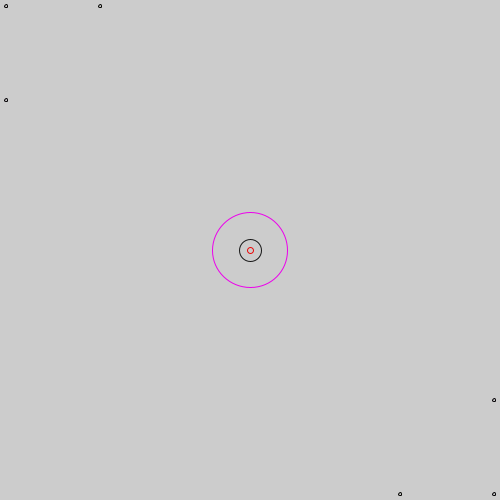
Frame 1 (no input)
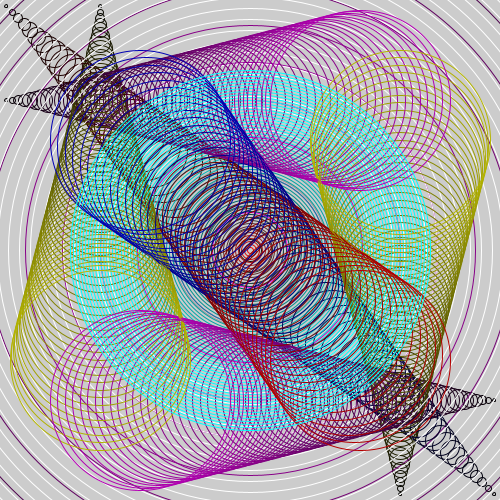
Frame 60 (the mouse pressed at the canvas centre just before this capture)
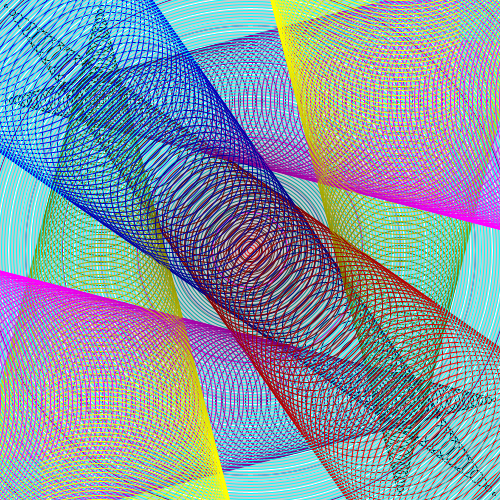
Frame 120 (the mouse held since frame 60 and released just before this capture)

The Processing sketch that drew these frames (run headless with seeded random() and noise(); from frame 60 on, the mouse is pressed at the canvas centre):

// Processing sketch: processing_115297
// ── processing_115297.pde

//-----------------MOVING CICLES-----------------

//NORMMAL---
float a=0;
float b=0;
float c=0;
//REVERSE----
float d=500;
float e=0;
//MIDDLE-----
float f=0;
float g=255;
float h=0;

void setup() {
  size(500, 500);
}

void draw() {
  frameRate(10);

  //------------------CIRCLES-------------------  
  stroke(0);
  //r=3 circle 
 //GETTING bigger, 3 units per frame
  //stroke 0 turns red (5 units each time)
  noFill();
  a=a+6;   
  b=b+3;  
  c=c+3;   
  stroke(c, 0, 0);   
  ellipse(a, a, b, b);   
  println(a);

  //-------------end of circle red------------
  stroke(0);
  //r=3
   //GETTING bigger, 3 units per frame
  //stroke 0 turns yellow (5 units each time)
  noFill();   
  stroke(c, c, 0);    
  ellipse(100, a, b, b);


  //-------------end of circle yellow------------
  stroke(0);
  //r=3 circle 
  //GETTING bigger, 3 units per frame
  //stroke 0 turns purple (5 units each time)
  noFill();         
  stroke(c, 0, c);      
  ellipse(a, 100, b, b);

  //-------------end of circle purple------------

  //-------------REVERSE CIRCLES------------------

  stroke(0);
  //r=3 circle 
  //GETTING bigger, 3 units per frame
  //stroke 0 turns red (5 units each time)
  noFill();
  d=d-6;     
  stroke(0, 0, c);   
  ellipse(d, d, b, b);   
  println(d);
  //-------------end of circle blue------------
  stroke(0);
  //r=3 circle 
  //GETTING bigger, 3 units per frame
  //stroke 0 turns yellow (5 units each time)
  noFill();   
  stroke(c, c, 0);    
  ellipse(400, d, b, b);


  //-------------end of circle yellow------------
  stroke(0);
   //r=3 circle 
  //GETTING bigger, 3 units per frame
  //stroke 0 turns purple (5 units each time)
  noFill();         
  stroke(c, 0, c);      
  ellipse(d, 400, b, b);
    
  //-------------end of circle purple------------
  
    
//-------------SIZE 1 CIRCLE IN THE MIDDLE-------------
  // black to white
  e=e+22;
  stroke(0);
  stroke(e,e,e);
  ellipse(250,250, e,e);
  
  //-------------SIZE 2 CIRCLE IN THE MIDDLE-------------
  //white to purple
  f=f+75;
  g=g-20;
  stroke(255);
  stroke(g,0,g);
  ellipse(250,250, f,f);
//-------------SIZE 3 CIRCLE IN THE MIDDLE-------------
  //red to cyan
  h=h+6;
  stroke(255,0,0);
  stroke(g,h,h);
  ellipse(250,250, h,h);

//--------------------CREATED BY: TUNC KARKUTOGLU------------------------------
}
